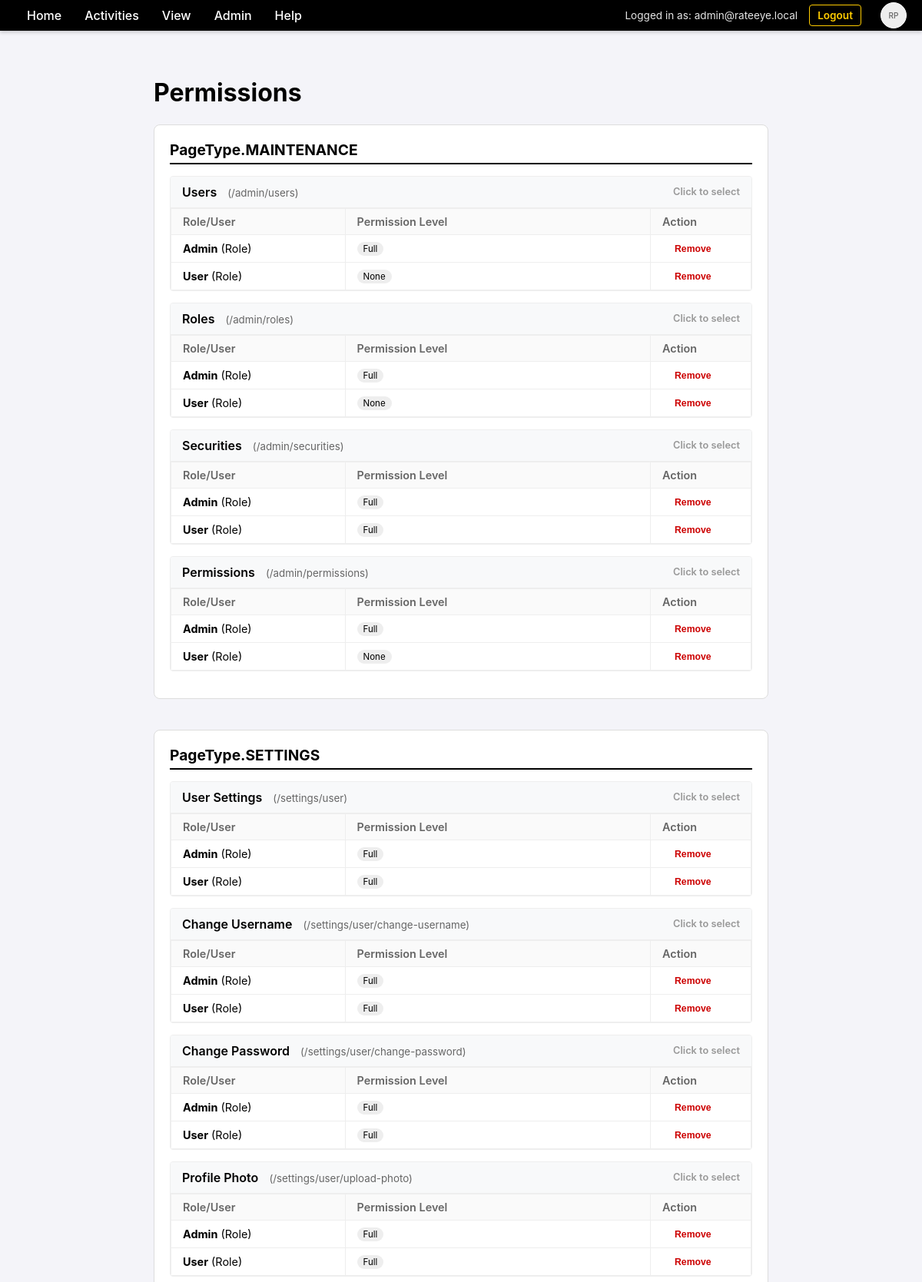
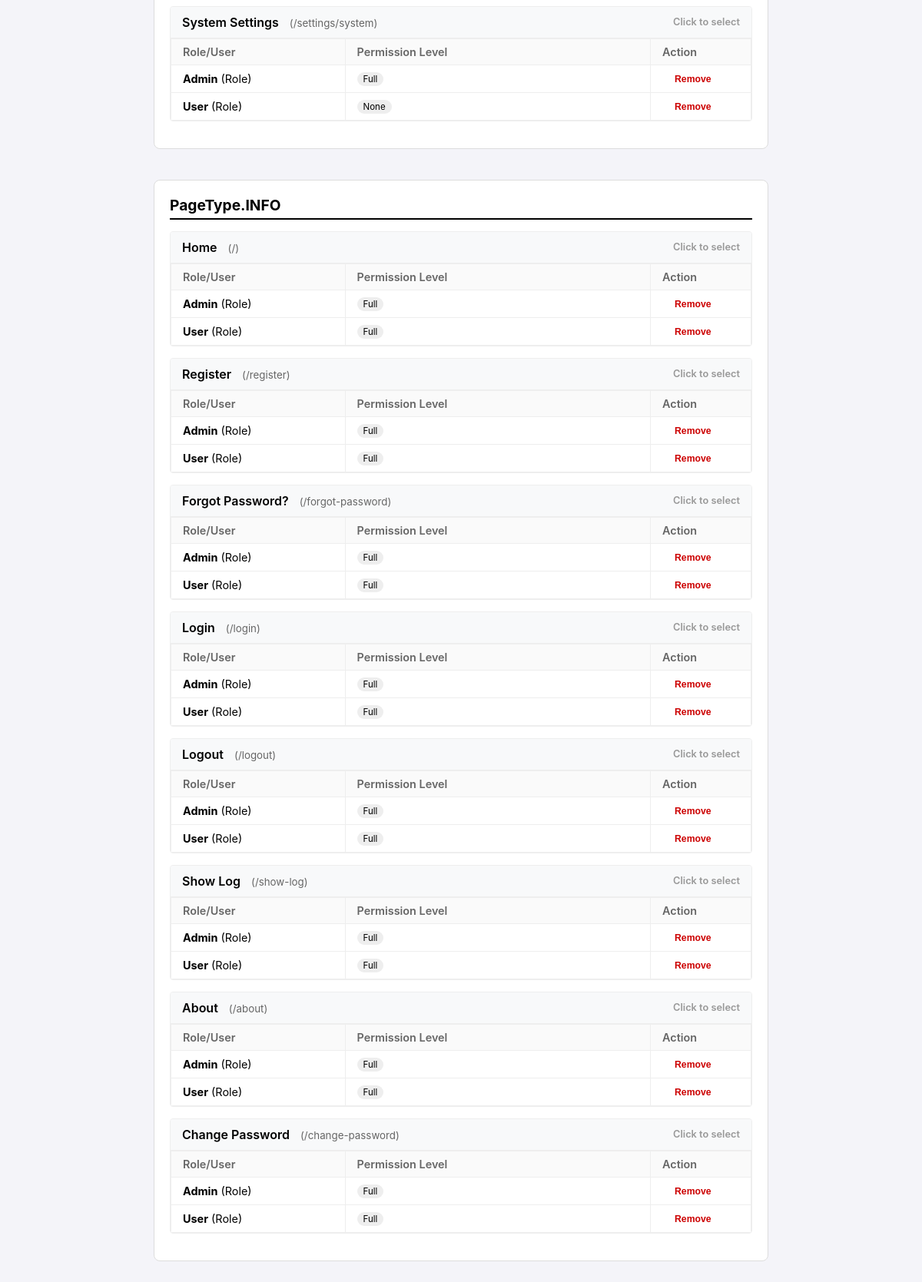
Screenshot of /admin/permissions (signed in) with the database file from the repository (2 pictures, top to bottom).
### database.py (models this page shows)
class User(Base):
    __tablename__ = "users"
    id = Column(Integer, primary_key=True, index=True)
    username = Column(String, unique=True, index=True)
    email = Column(String, unique=True, index=True)
    hashed_password = Column(String, nullable=True)
    is_authorized = Column(Boolean, default=True)
    force_password_change = Column(Boolean, default=False)
    provider = Column(String, default="local")
    profile_json = Column(Text, nullable=True)
    photo_url = Column(String, nullable=True)
    settings = relationship("UserSetting", back_populates="user", cascade="all, delete-orphan")
    roles = relationship("Role", secondary=user_roles, back_populates="users")
    permissions = relationship("Permission", back_populates="user", cascade="all, delete-orphan")

class Role(Base):
    __tablename__ = "roles"
    id = Column(Integer, primary_key=True, index=True)
    name = Column(String, unique=True, index=True)
    description = Column(String)
    users = relationship("User", secondary=user_roles, back_populates="roles")
    permissions = relationship("Permission", back_populates="role", cascade="all, delete-orphan")

class Permission(Base):
    __tablename__ = "permissions"
    id = Column(Integer, primary_key=True, index=True)
    page_path = Column(String, nullable=False) # e.g. "/admin/users"
    page_type = Column(SQLEnum(PageType), nullable=False)
    role_id = Column(Integer, ForeignKey("roles.id"), nullable=True)
    user_id = Column(Integer, ForeignKey("users.id"), nullable=True)
    level = Column(SQLEnum(PermissionLevel), nullable=False, default=PermissionLevel.NONE)
    role = relationship("Role", back_populates="permissions")
    user = relationship("User", back_populates="permissions")

### main.py (the view)
@app.get("/admin/permissions", response_class=HTMLResponse, tags=[PageType.MAINTENANCE])
async def list_permissions(
    request: Request,
    accept_language: str = Header(None),
    user: User = Depends(check_page_permission),
    db: Session = Depends(get_db)
):
    t = get_text(accept_language)
    permissions = db.query(Permission).all()
    roles = db.query(Role).all()
    users = db.query(User).all()
    pages = get_pages()
    page_labels = {path: t.get(label_key, path) for path, pt, label_key in pages}
    grouped = {}
    for pt in PageType:
        grouped[pt] = {}
        for path, p_type, label_key in pages:
            if p_type == pt:
                grouped[pt][path] = {
                    "label": t.get(label_key, path),
                    "subjects": {}
                }
    for p in permissions:
        pt = p.page_type
        path = p.page_path
        if pt not in grouped: grouped[pt] = {}
        if path not in grouped[pt]:
            grouped[pt][path] = {
                "label": page_labels.get(path, path),
                "subjects": {}
            }
        subject_key = f"role:{p.role_id}" if p.role_id else f"user:{p.user_id}"
        if subject_key not in grouped[pt][path]["subjects"]:
            grouped[pt][path]["subjects"][subject_key] = {
                "role": p.role,
                "user": p.user,
                "permissions": []
            }
        grouped[pt][path]["subjects"][subject_key]["permissions"].append(p)
    return templates.TemplateResponse(
        request,
        "admin_permissions.html",
        {
            "t": t,
            "user": user,
            "grouped": grouped,
            "roles": roles,
            "users": users,
            "page_types": list(PageType),
            "permission_levels": list(PermissionLevel)
        }
    )

### templates/admin_permissions.html (shortened to what this page needs)
{% extends "base.html" %}
{% block content %}
    <h1>{{ t.heading_permissions_maintenance }}</h1>
    {% for pt_key, pages in grouped.items() %}
    <div class="page-type-section">
        <div class="page-type-header">{{ pt_key }}</div>
        {% for path, data in pages.items() %}
        <div class="page-row" data-page-path="{{ path }}" data-page-label="{{ data.label }}">
            <div class="page-row-header">
                <span>{{ data.label }} <small style="color: #666; font-weight: normal; margin-left: 10px;">({{ path }})</small></span>
                <span style="font-size: 0.8em; color: #999;">{{ t.msg_click_to_select or 'Click to select' }}</span>
            </div>
            {% if data.subjects %}
            <table>
                <thead>
                    <tr>
                        <th style="width: 30%;">{{ t.label_subject }}</th>
                        <th>{{ t.label_permission_level }}</th>
                        <th style="width: 100px;">{{ t.th_action }}</th>
                    </tr>
                </thead>
                <tbody>
                    {% for s_key, s_data in data.subjects.items() %}
                    <tr class="subject-row" data-subject-key="{{ s_key }}" data-page-path="{{ path }}">
                        <td>
                            {% if s_data.role %}
                                <strong>{{ s_data.role.name }}</strong> (Role)
                            {% else %}
                                {{ s_data.user.username or s_data.user.email }} (User)
                            {% endif %}
                        </td>
                        <td>
                            {% for p in s_data.permissions %}
                                <span class="perm-badge perm-{{ p.level.value }}">{{ p.level.value }}</span>
                            {% endfor %}
                        </td>
                        <td>
                            <form action="/admin/permissions/delete-subject" method="post" style="display:inline;">
                                <button type="submit" class="remove-btn" onclick="return confirm('{{ t.msg_confirm_delete or 'Clear all permissions for this subject?' }}')">{{ t.btn_remove or 'Clear' }}</button>
                            </form>
                        </td>
                    </tr>
                    {% endfor %}
                </tbody>
            </table>
            {% else %}
                <div style="padding: 15px; color: #999; font-style: italic; font-size: 0.9em;">
                    {{ t.msg_no_permissions }}
                </div>
            {% endif %}
        </div>
        {% endfor %}
    </div>
    {% endfor %}
{% endblock %}

### templates/base.html (shortened to what this page needs)
<!DOCTYPE html>
<html>
<head>
    <link rel="stylesheet" href="/static/css/style.css">
</head>
<body>
    <div class="menu-bar">
        <div class="menu-item" data-href="/">{{ t.item_home or 'Home' }}</div>
        <div class="menu-item">{{ t.menu_activities or 'Activities' }}
        </div>
        <div class="menu-item">{{ t.menu_view }}
        </div>
        {% if user and 'Admin' in user.roles | map(attribute='name') %}
        <div class="menu-item">{{ t.menu_admin or 'Admin' }}
        </div>
        {% endif %}
        <div class="menu-item">{{ t.menu_help }}
        </div>
        <div class="user-info">
            {% if user %}
                <span>{{ t.msg_logged_in_as }} {{ user.email }}</span>
                <a href="/logout" style="margin-right: 15px;">{{ t.nav_logout }}</a>
                <div class="menu-item" style="padding: 0;">
                    {% if user.photo_url %}
                        <img src="{{ user.photo_url }}" class="user-photo" alt="User Photo">
                    {% else %}
                        <div class="user-photo" style="display: flex; align-items: center; justify-content: center; font-size: 10px; color: #666;">
                            RP
                        </div>
                    {% endif %}
                </div>
            {% else %}
                <a href="/login">{{ t.nav_login }}</a>
                <a href="/register">{{ t.nav_register }}</a>
            {% endif %}
        </div>
    </div>
    <div class="content">
        {% block content %}{% endblock %}
    </div>
</body>
</html>

### static/css/style.css (style rules this page uses)
body { font-family: -apple-system, BlinkMacSystemFont, "Segoe UI", Roboto, Helvetica, Arial, sans-serif; margin: 0; padding: 0; background-color: #f4f4f9; }
.menu-bar { background-color: #000000; color: #ffffff; display: flex; padding: 0 20px; align-items: stretch; box-shadow: 0 2px 5px rgba(0,0,0,0.2); height: 40px; }
.menu-item { position: relative; padding: 0 15px; cursor: pointer; font-weight: 500; display: flex; align-items: center; }
.content { padding: 40px; max-width: 800px; margin: 0 auto; }
.user-info { margin-left: auto; display: flex; align-items: center; color: white; font-size: 0.85em; }
.user-info span { margin-right: 15px; opacity: 0.9; }
.user-info a { color: #ffcc00; font-weight: 600; text-decoration: none; padding: 5px 10px; border: 1px solid #ffcc00; border-radius: 4px; }
.user-photo { width: 32px; height: 32px; border-radius: 50%; background: #eee; margin-left: 10px; object-fit: cover; border: 1px solid #fff; }

### templates/admin_permissions.html (style rules this page uses)
.page-type-section { margin-bottom: 40px; border: 1px solid #ddd; border-radius: 8px; padding: 20px; background: #fff; }
.page-type-header { font-size: 1.2em; font-weight: bold; border-bottom: 2px solid #000; padding-bottom: 5px; margin-bottom: 15px; }
.page-row { border: 1px solid #eee; margin-bottom: 15px; border-radius: 4px; overflow: hidden; }
.page-row-header { background: #f8f9fa; padding: 10px 15px; font-weight: 600; display: flex; justify-content: space-between; align-items: center; border-bottom: 1px solid #eee; }
table { width: 100%; border-collapse: collapse; background: #fff; }
th, td { border: 1px solid #eee; padding: 8px 15px; text-align: left; font-size: 0.9em; }
th { background-color: #fafafa; color: #666; font-weight: 600; }
.perm-badge { display: inline-block; padding: 2px 8px; border-radius: 12px; background: #eee; font-size: 0.8em; margin-right: 4px; }
.remove-btn { color: #c00; font-weight: bold; border: none; background: none; cursor: pointer; margin-left: 10px; font-size: 0.85em; }

### rows the page displays
User: email "admin@rateeye.local"
Role: role.name "Admin" "Admin" "Admin" "Admin" "Admin" "Admin" "Admin" "Admin" "Admin" "Admin" "Admin" "Admin" "Admin" "Admin" "Admin" "Admin" "Admin"
Permission: level.value "Full"
Role: role.name "User" "User" "User" "User" "User" "User" "User" "User" "User" "User" "User" "User" "User" "User" "User" "User" "User"
Permission: level.value "None"
Permission: level.value "Full"
Permission: level.value "None"
Permission: level.value "Full"
Permission: level.value "Full"
Permission: level.value "Full"
Permission: level.value "None"
Permission: level.value "Full"
Permission: level.value "Full"
Permission: level.value "Full"
Permission: level.value "Full"
Permission: level.value "Full"
Permission: level.value "Full"
Permission: level.value "Full"
Permission: level.value "Full"
Permission: level.value "Full"
Permission: level.value "None"
Permission: level.value "Full"
Permission: level.value "Full"
Permission: level.value "Full"
Permission: level.value "Full"
Permission: level.value "Full"
Permission: level.value "Full"
Permission: level.value "Full"
Permission: level.value "Full"
Permission: level.value "Full"
Permission: level.value "Full"
Permission: level.value "Full"
Permission: level.value "Full"
Permission: level.value "Full"
Permission: level.value "Full"
Permission: level.value "Full"
Permission: level.value "Full"

### other values shown
{{ t.item_home or 'Home' }} "Home"
{{ t.menu_activities or 'Activities' }} "Activities"
{{ t.menu_view }} "View"
{{ t.menu_admin or 'Admin' }} "Admin"
{{ t.menu_help }} "Help"
{{ t.msg_logged_in_as }} "Logged in as:"
{{ t.nav_logout }} "Logout"
{{ t.heading_permissions_maintenance }} "Permissions"
{{ pt_key }} "PageType.MAINTENANCE" "PageType.SETTINGS" "PageType.INFO"
{{ data.label }} "Users" "Roles" "Securities" "Permissions" "User Settings" "Change Username" "Change Password" "Profile Photo" "System Settings" "Home" "Register" "Forgot Password?" "Login" "Logout" "Show Log" "About" "Change Password"
{{ path }} "/admin/users" "/admin/roles" "/admin/securities" "/admin/permissions" "/settings/user" "/settings/user/change-username" "/settings/user/change-password" "/settings/user/upload-photo" "/settings/system" "/" "/register" "/forgot-password" "/login" "/logout" "/show-log" "/about" "/change-password"
{{ t.msg_click_to_select or 'Click to select' }} "Click to select" "Click to select" "Click to select" "Click to select" "Click to select" "Click to select" "Click to select" "Click to select" "Click to select" "Click to select" "Click to select" "Click to select" "Click to select" "Click to select" "Click to select" "Click to select" "Click to select"
{{ t.label_subject }} "Role/User" "Role/User" "Role/User" "Role/User" "Role/User" "Role/User" "Role/User" "Role/User" "Role/User" "Role/User" "Role/User" "Role/User" "Role/User" "Role/User" "Role/User" "Role/User" "Role/User"
{{ t.label_permission_level }} "Permission Level" "Permission Level" "Permission Level" "Permission Level" "Permission Level" "Permission Level" "Permission Level" "Permission Level" "Permission Level" "Permission Level" "Permission Level" "Permission Level" "Permission Level" "Permission Level" "Permission Level" "Permission Level" "Permission Level"
{{ t.th_action }} "Action" "Action" "Action" "Action" "Action" "Action" "Action" "Action" "Action" "Action" "Action" "Action" "Action" "Action" "Action" "Action" "Action"
